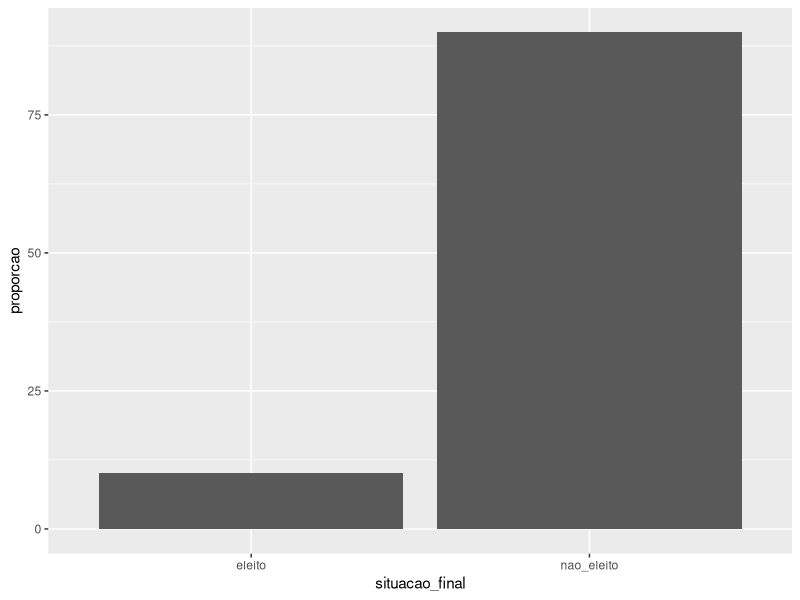

R code for this plot: (Note: this script raises an error after producing the figure.)
## ---- chunk 1
library(rpart)
library(caret)
library(dplyr)
## ---- chunk 2
eleicoes = read.csv("train.csv", encoding="utf-8")
## ---- chunk 3
df_classes <- eleicoes %>% count(situacao_final)

df_classes
## ---- chunk 4
proporcao <- (df_classes$n/sum(df_classes$n) * 100)
ggplot(df_classes, aes(x = situacao_final, y = proporcao), options(scipen=5)) +
    geom_bar(stat = "identity")
## ---- chunk 5
filtra_dados <- eleicoes %>% select(total_despesa, descricao_cor_raca, estado_civil, grau, situacao_final)
## ---- chunk 6
# Separa os dados em treino e teste
dataPartition <- createDataPartition(y = filtra_dados$situacao_final , p=0.70, list=FALSE)

treino <- filtra_dados[ dataPartition, ]
teste <- filtra_dados[ -dataPartition, ]
## ---- chunk 7
ctrl <- trainControl(method = "repeatedcv", 
                     #number = 10, 
                     repeats = 4,
                     verboseIter = FALSE,
                     sampling = "down")


formula = as.formula(situacao_final ~ .)
## ---- chunk 8
reg_log1 <- train(formula,
                  data = treino,
                  method="glm",
                  trControl = ctrl, 
                  family="binomial",      # se a variável for binária
                  na.action = na.omit)

reg_log1
## ---- chunk 9
arvore <- train(formula,
                 data = treino,
                 method = "rpart",
                 trControl = ctrl,
                 minsplit=30,
                 cp=0.001,  # parâmetro de complexidade
                 maxdepth=30)

arvore
## ---- chunk 10
boost <- train(formula,
                data=treino,
                trControl = ctrl,
                method = "adaboost")

boost
## ---- chunk 11
treino$predicao_log <- predict(reg_log1, treino)

TP <- treino %>% filter(situacao_final == "eleito", predicao_log == "eleito") %>% nrow()
TN <- treino %>% filter(situacao_final == "nao_eleito" , predicao_log == "nao_eleito" ) %>% nrow()
FP <- treino %>% filter(situacao_final == "nao_eleito" , predicao_log == "eleito") %>% nrow() 
FN <- treino %>% filter(situacao_final == "eleito", predicao_log == "nao_eleito" ) %>% nrow()

accuracy <- (TP + TN)/(TP + TN + FP + FN) 
precision <- TP / (TP + FP)
recall <- TP / (TP + FN)
f_measure <- 2*(recall * precision) / (recall + precision)


accuracy
precision
recall
f_measure

## ---- chunk 12
teste$predicao_log <- predict(reg_log1, teste)

TP <- teste %>% filter(situacao_final == "eleito", predicao_log == "eleito") %>% nrow()
TN <- teste %>% filter(situacao_final == "nao_eleito" , predicao_log == "nao_eleito" ) %>% nrow()
FP <- teste %>% filter(situacao_final == "nao_eleito" , predicao_log == "eleito") %>% nrow() 
FN <- teste %>% filter(situacao_final == "eleito", predicao_log == "nao_eleito" ) %>% nrow()

accuracy <- (TP + TN)/(TP + TN + FP + FN) 
precision <- TP / (TP + FP)
recall <- TP / (TP + FN)
f_measure <- 2*(recall * precision) / (recall + precision)

accuracy
precision
recall
f_measure

## ---- chunk 13
treino$predicao_arvore <- predict(arvore, treino)

TP <- treino %>% filter(situacao_final == "eleito", predicao_arvore == "eleito") %>% nrow()
TN <- treino %>% filter(situacao_final == "nao_eleito" , predicao_arvore == "nao_eleito" ) %>% nrow()
FP <- treino %>% filter(situacao_final == "nao_eleito" , predicao_arvore == "eleito") %>% nrow() 
FN <- treino %>% filter(situacao_final == "eleito", predicao_arvore == "nao_eleito" ) %>% nrow()

accuracy <- (TP + TN)/(TP + TN + FP + FN) 
precision <- TP / (TP + FP)
recall <- TP / (TP + FN)
f_measure <- 2*(recall * precision) / (recall + precision)

accuracy
precision
recall
f_measure
## ---- chunk 14
teste$predicao_arvore <- predict(arvore, teste)

TP <- teste %>% filter(situacao_final == "eleito", predicao_arvore == "eleito") %>% nrow()
TN <- teste %>% filter(situacao_final == "nao_eleito" , predicao_arvore == "nao_eleito" ) %>% nrow()
FP <- teste %>% filter(situacao_final == "nao_eleito" , predicao_arvore == "eleito") %>% nrow() 
FN <- teste %>% filter(situacao_final == "eleito", predicao_arvore == "nao_eleito" ) %>% nrow()

accuracy <- (TP + TN)/(TP + TN + FP + FN) 
precision <- TP / (TP + FP)
recall <- TP / (TP + FN)
f_measure <- 2*(recall * precision) / (recall + precision)

accuracy
precision
recall
f_measure
## ---- chunk 15
treino$predicao_ada <- predict(boost, treino)

TP <- treino %>% filter(situacao_final == "eleito", predicao_ada == "eleito") %>% nrow()
TN <- treino %>% filter(situacao_final == "nao_eleito" , predicao_ada == "nao_eleito" ) %>% nrow()
FP <- treino %>% filter(situacao_final == "nao_eleito" , predicao_ada == "eleito") %>% nrow() 
FN <- treino %>% filter(situacao_final == "eleito", predicao_ada == "nao_eleito" ) %>% nrow()

accuracy <- (TP + TN)/(TP + TN + FP + FN) 
precision <- TP / (TP + FP)
recall <- TP / (TP + FN)
f_measure <- 2*(recall * precision) / (recall + precision)

accuracy
precision
recall
f_measure
## ---- chunk 16
teste$predicao_ada <- predict(boost, teste)

TP <- teste %>% filter(situacao_final == "eleito", predicao_ada == "eleito") %>% nrow()
TN <- teste %>% filter(situacao_final == "nao_eleito" , predicao_ada == "nao_eleito" ) %>% nrow()
FP <- teste %>% filter(situacao_final == "nao_eleito" , predicao_ada == "eleito") %>% nrow() 
FN <- teste %>% filter(situacao_final == "eleito", predicao_ada == "nao_eleito" ) %>% nrow()

accuracy <- (TP + TN)/(TP + TN + FP + FN) 
precision <- TP / (TP + FP)
recall <- TP / (TP + FN)
f_measure <- 2*(recall * precision) / (recall + precision)

accuracy
precision
recall
f_measure
## ---- chunk 17
confusionMatrix(teste$predicao_log, teste$situacao_final)
confusionMatrix(teste$predicao_arvore, teste$situacao_final)
confusionMatrix(teste$predicao_ada, teste$situacao_final)
## ---- chunk 18

